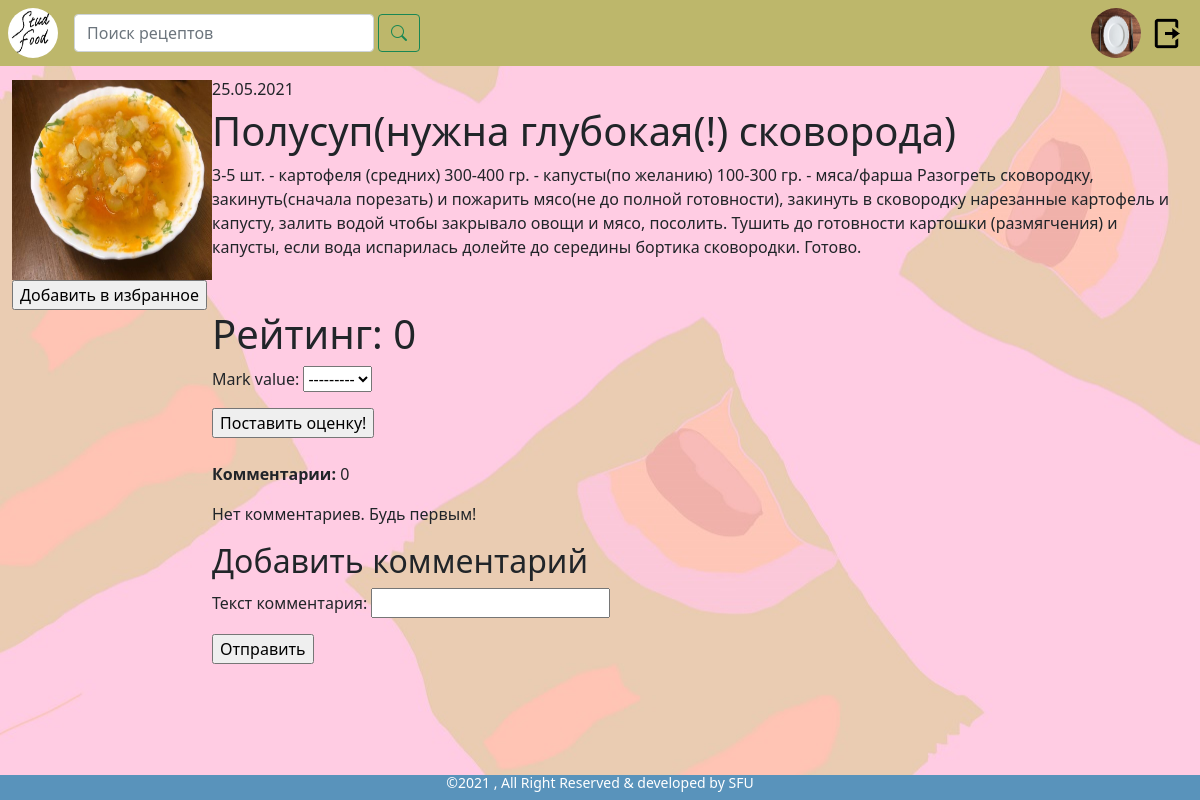
The app's page /detail/8/ (signed in), older data.
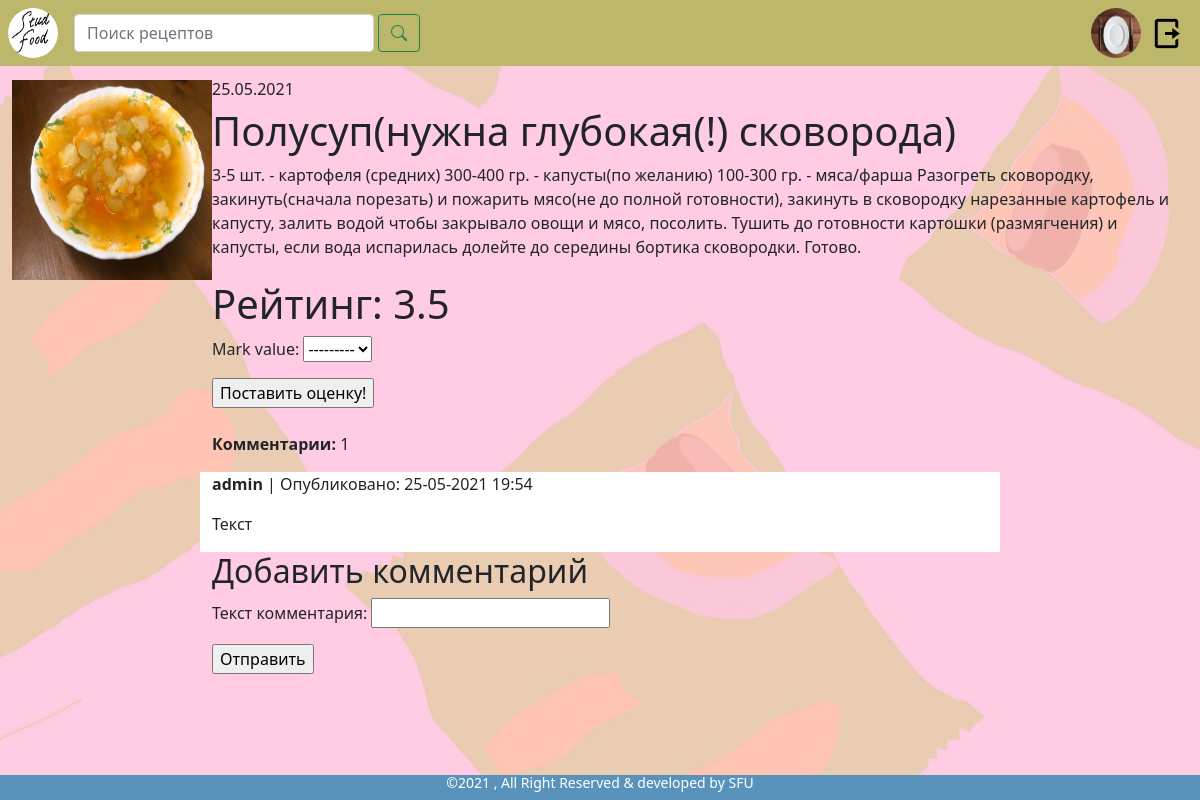
The same page, newer data.
### studentfood/models.py (models this page shows, shortened)
class Recipe(models.Model):  # рецепт
    recipe_name = models.CharField('Название', max_length=40)  # название рецепта
    pub_date = models.DateTimeField('Дата публикации', auto_now_add=True)  # дата публикация
    description = models.TextField('Описание')  # описание рецепта
    price = models.IntegerField('Примерная стоимость', null=True)
    user = models.ForeignKey(User, on_delete=models.CASCADE)
    GLOBAL_CATEGORY = [
        ('first', 'Первые блюда'),
        ('second', 'Вторые блюда'),
        ('snack', 'Закуски/Салаты'),
        ('sweet', 'Сладкое/Десерты'),
    ]
    category = models.CharField('Категория', choices=GLOBAL_CATEGORY, max_length=16, blank=True)
    photo = models.ImageField('Фото рецепта', default='recipe_img/no_photo.jpg', null=True, blank=True, upload_to='recipe_img')  # фото будут храниться по пути /media/recipe_img (не забудь создать эти папки перед тестом)
    @property
    def photo_url(self):
        if self.photo and hasattr(self.photo, 'url'):
            return self.photo.url
    def calculate_mark(self):  # реализовать оценку
        max_marks = self.mark_set.all()
        sum_marks = 0
        for get_mark in max_marks:
            sum_marks += get_mark.mark_value
        if len(max_marks) == 0:
            avg_mark = 0
        else:
            avg_mark = sum_marks/len(max_marks)
        return avg_mark

class Mark(models.Model):
    USER_MARK_SET = [
        (1, 1),
        (2, 2),
        (3, 3),
        (4, 4),
        (5, 5),
    ]
    mark_value = models.FloatField(choices=USER_MARK_SET, validators=[MinValueValidator(0.0), MaxValueValidator(5.0)])
    recipe = models.ForeignKey(Recipe, on_delete=models.CASCADE)
    user = models.ForeignKey(User, on_delete=models.CASCADE)
    class Meta:
        unique_together = ('recipe', 'user')

class Comment(models.Model):
    text = models.CharField('Текст комментария', max_length=1500)
    user = models.ForeignKey(User, on_delete=models.CASCADE)  # связь комментария с пользователем
    recipe = models.ForeignKey(Recipe, on_delete=models.CASCADE)  # связь комментария с рецептом
    pub_date = models.DateTimeField('Опубликовано', default=timezone.now)

class User(AbstractUser):
    photo = models.ImageField('Фото', default='user_img/no_photo.jpg', upload_to='user_img')  # установлена стандартная фотография. пользовательские фото будут загружены в media/user_img
    @property
    def photo_url(self):
        if self.photo and hasattr(self.photo, 'url'):
            return self.photo.url

### studentfood/views.py (the view, shortened to what this page needs)
# urls.py: path('detail/<int:recipe_id>/', views.detail, name='detail'),
def detail(request, recipe_id):  # объект (написать список полей)
    recipe_detail = get_object_or_404(Recipe, pk=recipe_id)
    comment_list = recipe_detail.comment_set.all()
    comments_count = comment_list.count()
    marks_list = recipe_detail.mark_set.all()
    bookmark_list = recipe_detail.bookmark_set.all()
    bookmark_user_ids = []
    for row in bookmark_list:
        bookmark_user_ids.append(row.user_added.id)
    comment_form = CommentForm()
    mark_form = MarkForm()
    post_comment = None
    context = {'recipe_detail': recipe_detail,
               'comment_list': comment_list,
               'comment_form': comment_form,
               'post_comment': post_comment,
               'comments_count': comments_count,
               'mark_form': mark_form,
               'bookmark_user_ids': bookmark_user_ids
              }
    return render(request, 'studentfood/html/detail_recipe/product.html', context)

### studentfood/forms.py
class CommentForm(forms.ModelForm):
    class Meta:
        model = Comment
        fields = ('text',)

class MarkForm(forms.ModelForm):
    class Meta:
        model = Mark
        fields = ('mark_value',)

### studentfood/templates/studentfood/html/detail_recipe/product.html (shortened to what this page needs)
{% extends 'studentfood/html/base.html' %}{% load static%}
{% load crispy_forms_tags %}
{% block stat%}
    <link href="{% static "css/product.css" %}" rel="stylesheet" type="text/css">
{% endblock %}
{% block main %}
    <div class="container-fluid">
        <div class="row">
            <div class="col-2">
                <img src="{{ recipe_detail.photo_url }}" width="200" height="200" alt="Технические неполадки">
                {% if request.user.is_authenticated and request.user.id not in bookmark_user_ids%}
                <form action="{% url 'studentfood:favourite_add' recipe_detail.id %}" method="post">
                <input type="submit" value="Добавить в избранное" name="favourite_click">
                </form>
                {% endif %}
            </div>
            <div class="col-10">
                <h6>{{ recipe_detail.pub_date|date:"d.m.Y" }}</h6>
                <h1>{{ recipe_detail.recipe_name }}</h1>
                <p>{{ recipe_detail.description }}</p>
            </div>
        </div>
        <div class="row">
            <div class="col-2"></div>
            <div class="col-8">
                <h1>Рейтинг: {{ recipe_detail.calculate_mark }}</h1>
                {% if request.user.is_authenticated %}
                <form action="" method="post">
                    {{ mark_form.as_p }}
                    <input type="submit" value="Поставить оценку!">
                </form>
                    {% else %}
                    <p>Войдите в систему, чтобы поставить оценку.</p>
                {% endif %}
                <br>
                <div class="row">
                    <p>
                        <strong>Комментарии:</strong>
                        <span>{{ comments_count }}</span>
                    </p>
                    {% for comment in comment_list %}
                            <div class="comment-obj">
                                <p><strong>{{ comment.user }}</strong> | Опубликовано: {{ comment.pub_date|date:"d-m-Y H:i" }}</p>
                                <p>{{ comment.text }}</p>
                            </div>
                        {% empty %}
                            <p>Нет комментариев. Будь первым!</p>
                    {% endfor %}
                    {% if request.user.is_authenticated %}
                                {% if post_comment %}
                                    <h2>Ваш комментарий добавлен!</h2>
                                {% else %}
                                    <h2>Добавить комментарий</h2>
                                    <form action="." method="post">
                                        {{ comment_form.as_p }}
                                        <p><input type="submit" value="Отправить"></p>
                                    </form>
                                {% endif %}
                    {% endif %}
                </div>
            </div>
            <div class="col-2"></div>
        </div>
    </div>
{% endblock %}

Row changes from the older to the newer data that the page shows:
computed for Recipe "Полусуп(нужна глубокая(!) сковорода)": calculate_mark "0" → "3.5"
added Comment: user "admin", pub_date "25-05-2021 19:54", text "Текст"
Text that changed along with them:
{{ comments_count }}: "0" → "1"
form field favourite_click: "Добавить в избранное" → (not shown)
text no longer shown: "Нет комментариев. Будь первым!"
